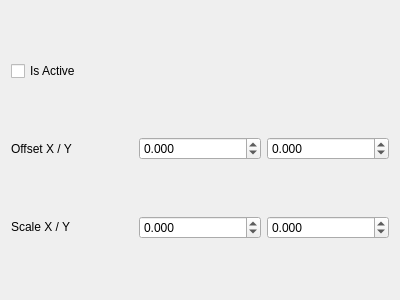
<?xml version="1.0" encoding="UTF-8"?>
<ui version="4.0">
 <class>Form</class>
 <widget class="QWidget" name="Form">
  <property name="geometry">
   <rect>
    <x>0</x>
    <y>0</y>
    <width>400</width>
    <height>300</height>
   </rect>
  </property>
  <property name="windowTitle">
   <string>Form</string>
  </property>
  <layout class="QVBoxLayout" name="verticalLayout">
   <item>
    <widget class="QCheckBox" name="checkbox_active">
     <property name="sizePolicy">
      <sizepolicy hsizetype="Minimum" vsizetype="Fixed">
       <horstretch>0</horstretch>
       <verstretch>0</verstretch>
      </sizepolicy>
     </property>
     <property name="text">
      <string>Is Active</string>
     </property>
    </widget>
   </item>
   <item>
    <layout class="QHBoxLayout" name="horizontalLayout">
     <item>
      <widget class="QLabel" name="label_2">
       <property name="text">
        <string>Offset X / Y</string>
       </property>
      </widget>
     </item>
     <item>
      <widget class="QDoubleSpinBox" name="spinbox_offsetX">
       <property name="decimals">
        <number>3</number>
       </property>
       <property name="minimum">
        <double>-1000.000000000000000</double>
       </property>
       <property name="maximum">
        <double>1000.000000000000000</double>
       </property>
       <property name="singleStep">
        <double>0.100000000000000</double>
       </property>
      </widget>
     </item>
     <item>
      <widget class="QDoubleSpinBox" name="spinbox_offsetY">
       <property name="decimals">
        <number>3</number>
       </property>
       <property name="minimum">
        <double>-1000.000000000000000</double>
       </property>
       <property name="maximum">
        <double>1000.000000000000000</double>
       </property>
       <property name="singleStep">
        <double>0.100000000000000</double>
       </property>
      </widget>
     </item>
    </layout>
   </item>
   <item>
    <layout class="QHBoxLayout" name="horizontalLayout_2">
     <item>
      <widget class="QLabel" name="label_3">
       <property name="sizePolicy">
        <sizepolicy hsizetype="Minimum" vsizetype="Fixed">
         <horstretch>0</horstretch>
         <verstretch>0</verstretch>
        </sizepolicy>
       </property>
       <property name="text">
        <string>Scale X / Y</string>
       </property>
      </widget>
     </item>
     <item>
      <widget class="QDoubleSpinBox" name="spinbox_scaleX">
       <property name="sizePolicy">
        <sizepolicy hsizetype="Minimum" vsizetype="Fixed">
         <horstretch>0</horstretch>
         <verstretch>0</verstretch>
        </sizepolicy>
       </property>
       <property name="decimals">
        <number>3</number>
       </property>
       <property name="minimum">
        <double>-1000.000000000000000</double>
       </property>
       <property name="maximum">
        <double>1000.000000000000000</double>
       </property>
       <property name="singleStep">
        <double>0.100000000000000</double>
       </property>
       <property name="value">
        <double>0.000000000000000</double>
       </property>
      </widget>
     </item>
     <item>
      <widget class="QDoubleSpinBox" name="spinbox_scaleY">
       <property name="sizePolicy">
        <sizepolicy hsizetype="Minimum" vsizetype="Fixed">
         <horstretch>0</horstretch>
         <verstretch>0</verstretch>
        </sizepolicy>
       </property>
       <property name="decimals">
        <number>3</number>
       </property>
       <property name="minimum">
        <double>-1000.000000000000000</double>
       </property>
       <property name="maximum">
        <double>1000.000000000000000</double>
       </property>
       <property name="singleStep">
        <double>0.100000000000000</double>
       </property>
       <property name="value">
        <double>0.000000000000000</double>
       </property>
      </widget>
     </item>
    </layout>
   </item>
  </layout>
 </widget>
 <resources/>
 <connections/>
</ui>
